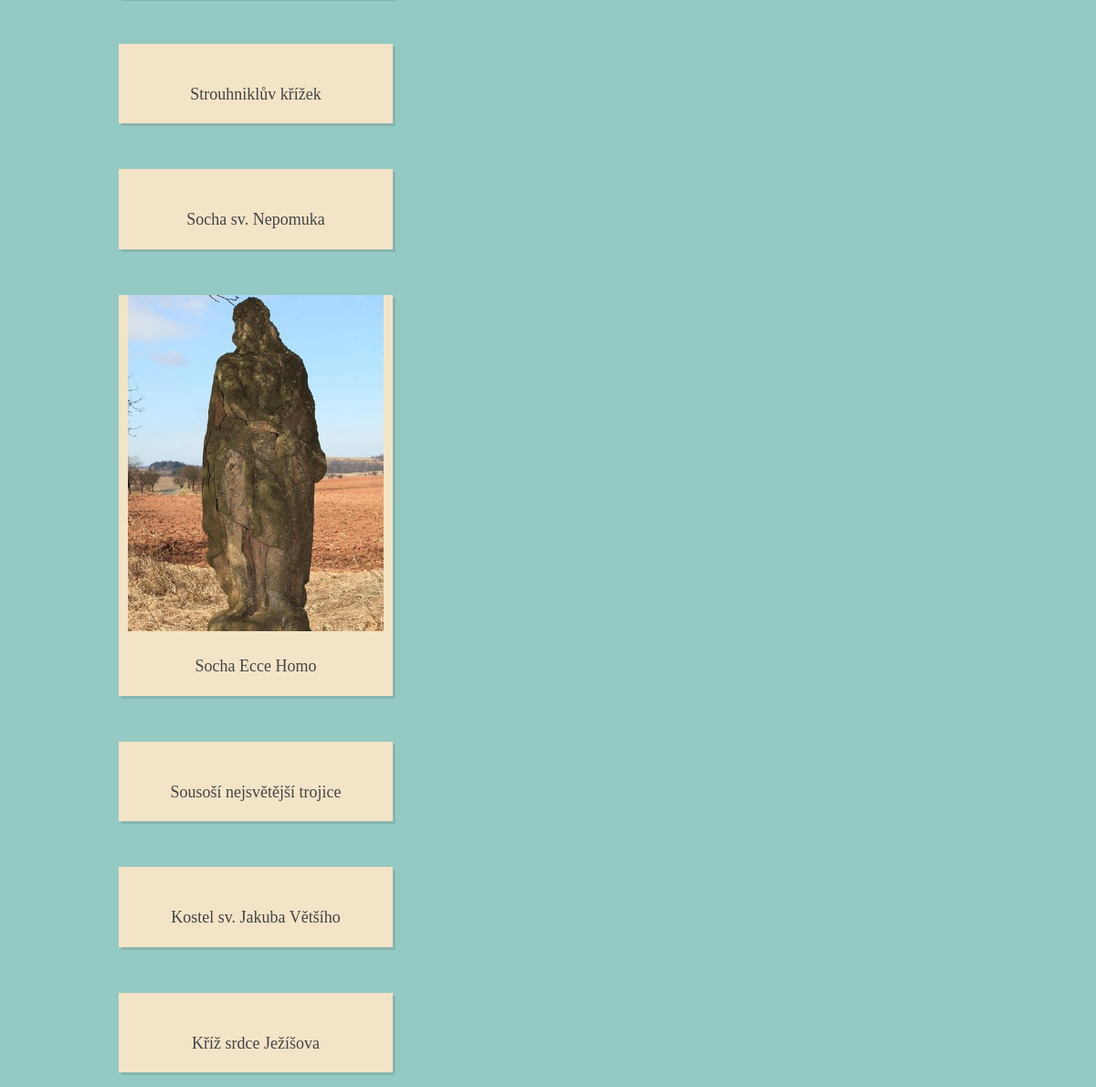
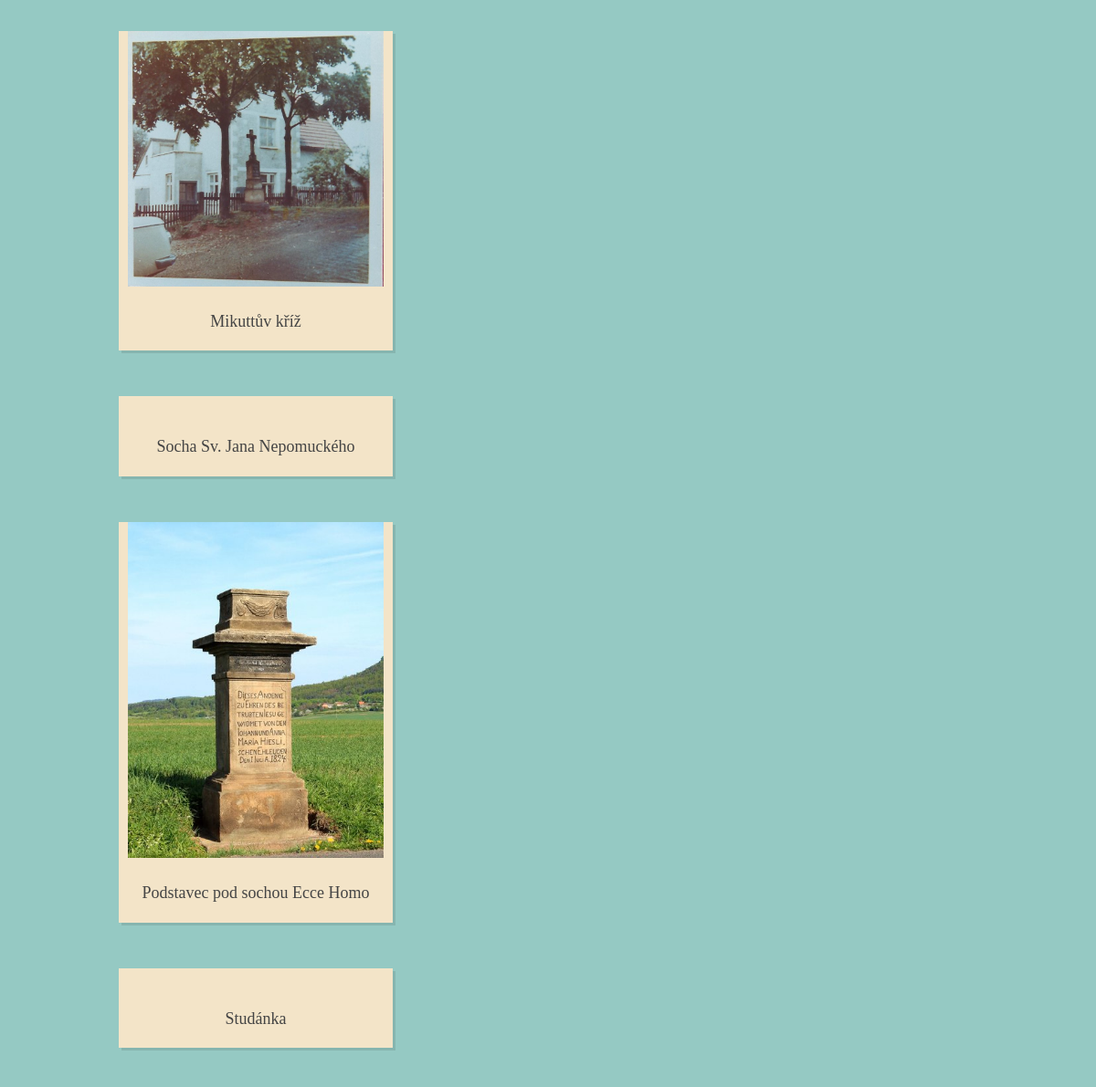
Page /relic/ (middle part) on the earlier database version (2 pictures, top to bottom).
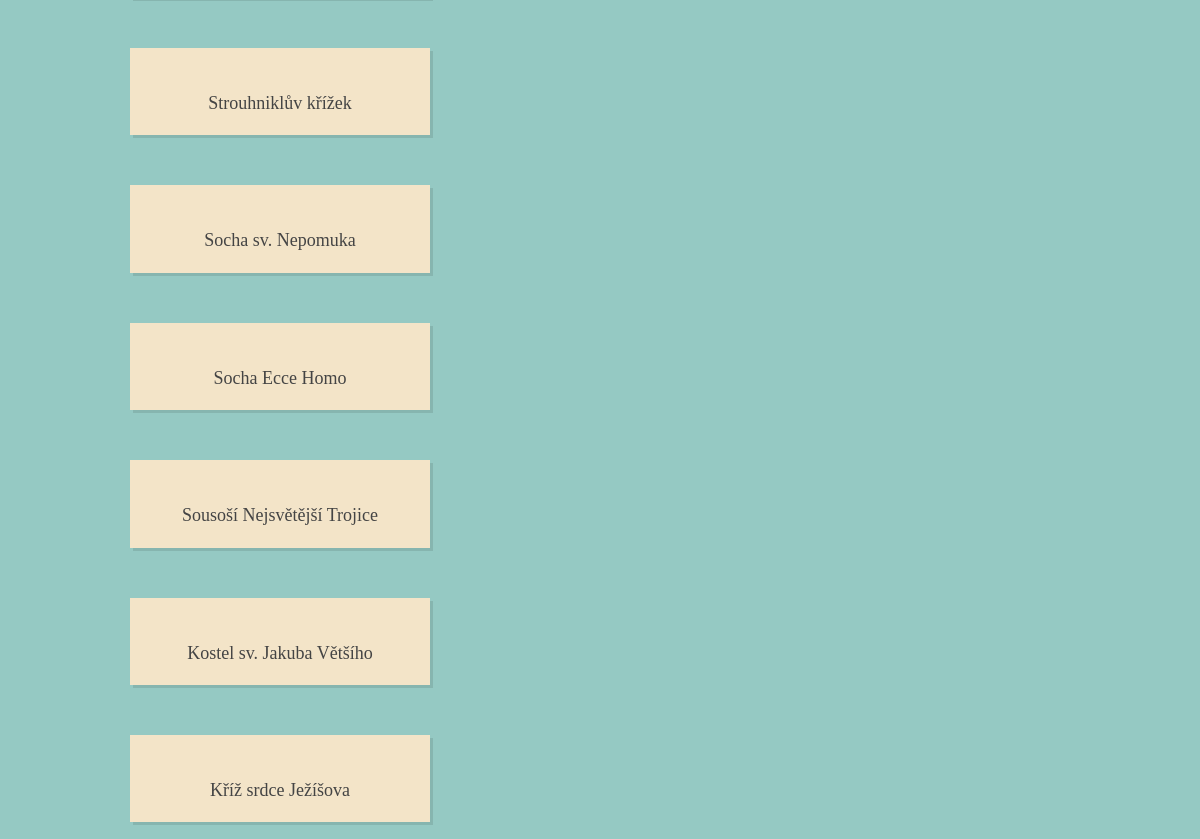
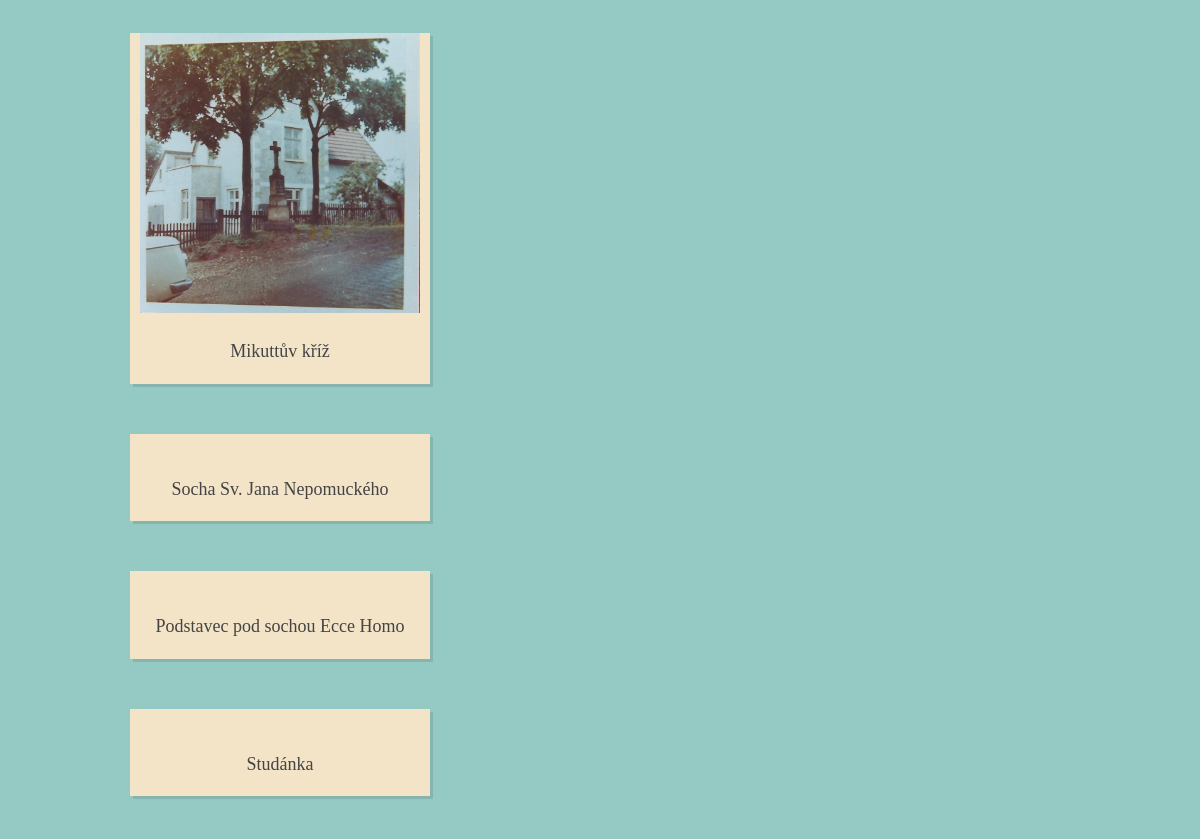
Same page on the later database version (2 pictures, top to bottom).
### relic/models.py (models this page shows, shortened)
class Relic(models.Model):
    title = models.CharField(max_length=100, unique=True, verbose_name="Název")
    place = models.CharField(max_length=100, blank=True, verbose_name="Umístění")
    gps = models.CharField(max_length=50, blank=True, verbose_name="GPS")
    date_of_build = models.CharField(max_length=20, null=True, verbose_name="Datum vzniku", blank=True)
    reconstruction = models.CharField(max_length=200, null=True, verbose_name="Rekonstrukce", blank=True)
    price_of_rec = models.IntegerField(verbose_name="Cena rekonstrukce", null=True, blank=True)
    source_of_finance = models.CharField(max_length=30, blank=True, verbose_name="Zdroj financí")
    owner = models.CharField(max_length=40, blank=True, verbose_name="Vlastník")
    type_of_r = models.CharField(max_length=8, choices=types_choice, blank=True, null=True, verbose_name="Typ památky")
    sign = models.TextField(null=True, blank=True, verbose_name="Nápis")
    body = models.TextField(verbose_name="Popis")
    katalog_numb = models.CharField(max_length=30, blank=True, verbose_name="Rejstříkové č.")
    series_num = models.IntegerField(blank=True, null=True, verbose_name="Pořadová číslo")
    w_ssr = models.BooleanField(default=False, verbose_name="Stezka sovy Rozárky")
    w_kc = models.BooleanField(default=False, verbose_name="Křížková cesta")
    w_czp = models.BooleanField(default=False, verbose_name="Cesta za pověstí")
    w_csj = models.BooleanField(default=False, verbose_name="Cesta sv. Jakuba")
    w_div = models.BooleanField(default=False, verbose_name="Cesta divočinou")
    pic = ThumbnailerImageField(upload_to=get_name_file, null=True, blank=True, verbose_name="Titulní foto")
    pic2 = ThumbnailerImageField(upload_to=get_name_file, null=True, blank=True)
    picd_2 = models.CharField(max_length=100, null=True, blank=True, verbose_name="Popis")
    pic3 = ThumbnailerImageField(upload_to=get_name_file, null=True, blank=True)
    picd_3 = models.CharField(max_length=100, null=True, blank=True, verbose_name="Popis")
    pic4 = ThumbnailerImageField(upload_to=get_name_file, null=True, blank=True)
    picd_4 = models.CharField(max_length=100, null=True, blank=True, verbose_name="Popis")
    pic5 = ThumbnailerImageField(upload_to=get_name_file, null=True, blank=True)
    picd_5 = models.CharField(max_length=100, null=True, blank=True, verbose_name="Popis")
    pic6 = ThumbnailerImageField(upload_to=get_name_file, null=True, blank=True)
    picd_6 = models.CharField(max_length=100, null=True, blank=True, verbose_name="Popis")
    pic7 = ThumbnailerImageField(upload_to=get_name_file, null=True, blank=True)
    picd_7 = models.CharField(max_length=100, null=True, blank=True, verbose_name="Popis")
    pic8 = ThumbnailerImageField(upload_to=get_name_file, null=True, blank=True)
    picd_8 = models.CharField(max_length=100, null=True, blank=True, verbose_name="Popis")
    posted = models.DateField(db_index=True, auto_now_add=True)
    slug = models.SlugField(max_length=100, unique=True, verbose_name="Nechat")

### relic/views.py (the view)
def relics_index(request):
    context = {
        'relics': Relic.objects.all()
    }
    return render(request, 'relics_index.html', context)

### cont_proces.py (called while the page is built)
def extra_context(request):
    extras = {}
    extras["ALL_RELICS"] = Relic.objects.all().order_by("-title")
    return(extras)

### relic/templates/relics_index.html (shortened to what this page needs)
{% extends 'base.html' %}
{% block content %}
{% load thumbnail %}
<br/>
                <ul id="filter-container" class="feature cf">
              {% if relics %}
              {% for relic in relics %}
                    <li class="
                        {% if relic.w_ssr == True %}
                        ssr
                        {% else %}
                        {% endif %}
                        {% if relic.w_kc == True %}
                        kc
                        {% endif %}
                        {% if relic.w_csj == True %}
                        csj
                        {% else %}
                        {% endif %}
                        {% if relic.w_csj == True %}
                        div
                        {% else %}
                        {% endif %}
                        {% if relic.w_czp == True %}
                        czp
                        {% else %}
                        {% endif %}">
                        <a href="/relic/view/{{relic.slug}}" class="thumb" ><img src="{{relic.pic|thumbnail_url:'galRelThum'}}" alt="" />
                        </a>
                        <h5 class="caption">{{relic.title}}</h5>
                    </li>
               {% endfor %}
               {% else %}
               <p>There are no relics.</p>
               {% endif %}
                </ul>
        {% endblock %}

### templates/base.html (shortened to what this page needs)
{% load thumbnail %}
<!doctype html>
 <html class="no-js" lang="en">
<head>
    <link rel="stylesheet" media="screen" href="{{ STATIC_URL }}central/css/superfish.css" />
    <link rel="stylesheet" href="{{ STATIC_URL }}central/css/nivo-slider.css" media="all"  />
    <link rel="stylesheet" href="{{ STATIC_URL }}central/css/tweet.css" media="all" />
    <link rel="stylesheet" href="{{ STATIC_URL }}central/css/style.css">
    <link rel="stylesheet" media="all" href="{{ STATIC_URL }}central/css/lessframework.css" />
</head>
<body>
    <div role="main" id="main">
        <div class="wrapper">
{% block content %}
{% endblock %}
      </div>
    </div>
</body>
</html>

### sfiles/central/css/style.css (style rules this page uses)
.cf:after, .cf:before { content: ""; display: table; }
.cf:after { clear: both; }
.cf { zoom: 1; }
.wrapper { margin: 0 auto; width: 940px; position: relative; }
body { font-family: Helvetica, Arial, sans-serif; font-size: 16px; line-height: 1.5em; background: #95c9c3 url(../img/grunge.png) repeat-x center 150px; }
body a { text-decoration: none; -webkit-transition: all 0.3s ease; -moz-transition: all 0.3s ease; -o-transition: all 0.3s ease; transition: all 0.3s ease; }
#main h1, #main h2, #main h3, #main h4, #main h5, #main h6 { font-family: mensch; line-height: 1.3em; }
h5 { font-size: 18px; }
#main .wrapper { margin-top: 60px; margin-bottom: 50px; min-height: 500px; color: #444; font-size: 16px; line-height: 1.5em; }
.feature { width: 960px; margin-left: -20px; }
.feature li { position: relative; background: #f3e4c8; width: 300px; margin-bottom: 50px; margin-left: 20px; box-shadow: 3px 3px 0 0 rgba(0, 0, 0, 0.1); }
.feature li .thumb { display: block; margin: 10px; width: 280px; }
.feature li .thumb img { max-width: 100%; }
.feature li .caption { padding: 10px 10px 20px 10px; text-align: center; }
.feature li a { color: #cb5432; }
.feature li .thumb { position: relative; }

### sfiles/central/css/lessframework.css (style rules this page uses)
.wrapper { width: 940px; }

Differences in the rows shown:
changed Relic "Socha Ecce Homo": pic|thumbnail_url: picture removed
changed Relic: title "Sousoší nejsvětější trojice" → "Sousoší Nejsvětější Trojice"
changed Relic "Podstavec pod sochou Ecce Homo": pic|thumbnail_url: picture removed
